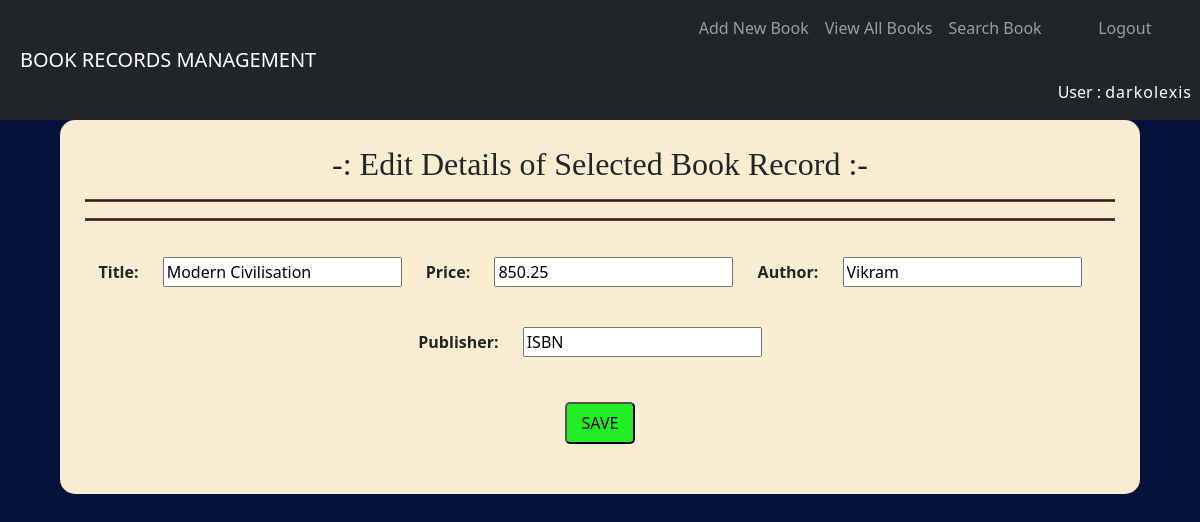
/BRMapp/edit-book?bookid=3 (signed in), run on the app's committed database.
### BRMapp/models.py (models this page shows, shortened)
class Book(models.Model):
    title = models.CharField(max_length=100)
    price = models.FloatField()
    author = models.CharField(max_length=100)
    publisher = models.CharField(max_length=100)

### BRMapp/views.py (the view)
# urls.py: re_path('edit-book',views.editBook),
@login_required(login_url="/BRMapp/login")
def editBook(request):
    if request.method=='GET':
        bookid = request.GET['bookid']
        book = models.Book.objects.get(id=bookid)
        book_details = {
            'title':book.title,
            'price':book.price,
            'author':book.author,
            'publisher':book.publisher
        }
        form = forms.NewBookForm(initial=book_details)
        res = render(request,'BRMapp/edit-book.html',{'form':form,'book':book,'user_name':request.session['user_name']})
        return res

### BRMapp/forms.py
class NewBookForm(forms.Form):
    title = forms.CharField(label='Title',max_length=100)
    price = forms.FloatField(label='Price')
    author = forms.CharField(label='Author',max_length=100)
    publisher = forms.CharField(label='Publisher',max_length=100)

### templates/BRMapp/edit-book.html (shortened to what this page needs)
<!DOCTYPE html>
{% load static %}
<html lang="en" dir="ltr">
<head>
  <link href="https://cdn.jsdelivr.net/npm/bootstrap@5.1.3/dist/css/bootstrap.min.css" rel="stylesheet">
  <link rel="stylesheet" type="text/css" href="{% static 'BRMapp/css/BRMstyles.css' %}" />
</head>
<body>
  <div class="header">
    <nav class="navbar navbar-expand-md navbar-dark bg-dark">
      <a class="navbar-brand" href="#">BOOK RECORDS MANAGEMENT</a>
      <div class="collapse navbar-collapse" id="navbarSupportedContent">
        <ul class="navbar-nav ms-auto">
          <li class="nav-item">
            <a class="nav-link" href="/BRMapp/new-book">Add New Book</a>
          </li>
          <li class"nav-item">
            <a class="nav-link" href="/BRMapp/view-books">View All Books</a>
          </li>
          <li class"nav-item">
            <a class="nav-link" href="/BRMapp/search-book">Search Book</a>
          </li>
          <li class"nav-item">
            <a class="nav-link" href="/BRMapp/logout">Logout</a><br/>
            <span class="nav-link" style="color: white;">User : <span class="USERNAME">{{ user_name }}</span></span>
          </li>
        </ul>
      </div>
    </nav>
  </div>
  <div class="main">
    <h2>-: Edit Details of Selected Book Record :-</h2>
    <hr><hr>
    <form class="" action="/BRMapp/edit" method="post">
      {{form}}
      <input class="action-button" type="submit" value="SAVE">
    </form>
  </div>
</body>
</html>

### static/BRMapp/css/BRMstyles.css (style rules this page uses)
body { text-align: center; background-color: #06113C; }
hr { border-style: none none double none; border-width: 3px; border-color: #733C3C; opacity: 1; background-color: none; }
a { text-decoration: none; }
label { font-weight: bold; }
input { margin: 20px; }
h2 { font-family: "algerian"; }
.navbar-brand { padding-left: 20px; }
.USERNAME { letter-spacing: 1px; }
.main { background-color: #F8ECD1; width: 90%; margin: auto; text-align: center; padding: 25px; border-radius: 15px; }
.action-button { background-color: #21ee24; display: block; margin: 25px auto; padding: 7px 15px; border-radius: 5px; }

### data on the page
Book: title "Modern Civilisation", price "850.25", author "Vikram", publisher "ISBN"

### other printed values
{{ user_name }} "darkolexis"
